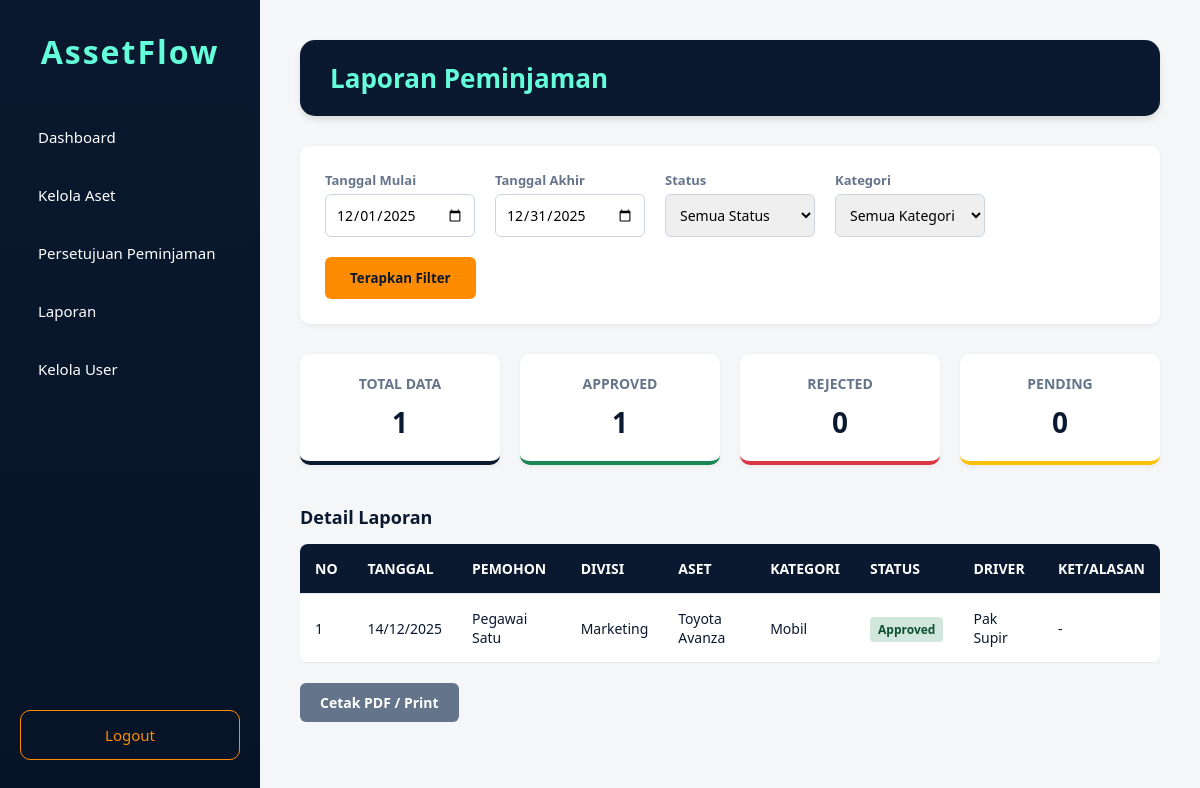
Screenshot of /laporan.php (signed in) with the database file from the repository.
### tables this page shows
CREATE TABLE `loans` (
  `id_loan` int(11) NOT NULL,
  `id_user` int(11) NOT NULL,
  `id_aset` int(11) NOT NULL,
  `driver_id` int(11) DEFAULT NULL,
  `tgl_pinjam` date NOT NULL,
  `tgl_kembali` date NOT NULL,
  `jam_keluar` datetime DEFAULT NULL,
  `jam_masuk` datetime DEFAULT NULL,
  `km_awal` int(11) DEFAULT NULL,
  `km_akhir` int(11) DEFAULT NULL,
  `kondisi_mobil` text DEFAULT NULL,
  `keterangan` text NOT NULL,
  `alasan_penolakan` text DEFAULT NULL,
  `status_loan` enum('pending','approved','rejected','on_loan','returned') NOT NULL DEFAULT 'pending'
);

CREATE TABLE `users` (
  `id_user` int(11) NOT NULL,
  `nama` varchar(100) NOT NULL,
  `email` varchar(100) NOT NULL,
  `password` varchar(255) NOT NULL,
  `role` enum('pegawai','hrga','satpam','supir') NOT NULL,
  `divisi` varchar(50) DEFAULT NULL
);

CREATE TABLE `assets` (
  `id_aset` int(11) NOT NULL,
  `nama_aset` varchar(100) NOT NULL,
  `kategori` enum('mobil','elektronik') NOT NULL,
  `plat_nomor` varchar(20) DEFAULT NULL,
  `status_aset` enum('tersedia','maintenance','rusak') NOT NULL DEFAULT 'tersedia',
  `gambar` varchar(255) DEFAULT NULL
);

### laporan.php (the view, shortened to what this page needs)
<?php
require_once 'database/db.php';
$start_date = $_GET['start_date'] ?? date('Y-m-01');
$end_date = $_GET['end_date'] ?? date('Y-m-t');
$query = "
    SELECT l.*, u.nama as pemohon, u.divisi, a.nama_aset, a.kategori, d.nama as driver
    FROM loans l
    JOIN users u ON l.id_user = u.id_user
    JOIN assets a ON l.id_aset = a.id_aset
    LEFT JOIN users d ON l.driver_id = d.id_user
    WHERE DATE(l.tgl_pinjam) BETWEEN ? AND ?
";
$params = [$start_date, $end_date];
$query .= " ORDER BY l.tgl_pinjam DESC";
$stmt = $conn->prepare($query);
$stmt->execute($params);
$reports = $stmt->fetchAll();
$total = count($reports);
$approved = 0;
$rejected = 0;
$pending = 0;
foreach($reports as $r) {
    switch($r['status_loan']) {
        case 'approved': $approved++; break;
    }
}
?>
<!DOCTYPE html>
<html>
<head>
    <link rel="stylesheet" href="css/laporan_adm.css">
</head>
<body>
    <div class="sidebar">
        <h2>AssetFlow</h2>
        <a href="admin_dashboard.php">Dashboard</a>
        <a href="kelola_aset.php">Kelola Aset</a>
        <a href="persetujuan.php">Persetujuan Peminjaman</a>
        <a href="laporan.php">Laporan</a>
        <a href="kelola_user.php">Kelola User</a>
        <a href="logout.php" class="logout">Logout</a>
    </div>
    <div class="main-content">
        <h1>Laporan Peminjaman</h1>
        <form method="GET" class="filter-card">
            <div class="filter-group">
                <label>Tanggal Mulai</label>
                <input type="date" name="start_date" value="<?= $start_date ?>">
            </div>
            <div class="filter-group">
                <label>Tanggal Akhir</label>
                <input type="date" name="end_date" value="<?= $end_date ?>">
            </div>
            <div class="filter-group">
                <label>Status</label>
                <select name="status">
                    <option value="">Semua Status</option>
                </select>
            </div>
            <div class="filter-group">
                <label>Kategori</label>
                <select name="kategori">
                    <option value="">Semua Kategori</option>
                </select>
            </div>
            <button type="submit" class="btn-filter">Terapkan Filter</button>
        </form>
        <div class="stats-container">
            <div class="stat-box stat-total">
                <h4>TOTAL DATA</h4>
                <div class="number"><?= $total ?></div>
            </div>
            <div class="stat-box stat-approved">
                <h4>APPROVED</h4>
                <div class="number"><?= $approved ?></div>
            </div>
            <div class="stat-box stat-rejected">
                <h4>REJECTED</h4>
                <div class="number"><?= $rejected ?></div>
            </div>
            <div class="stat-box stat-pending">
                <h4>PENDING</h4>
                <div class="number"><?= $pending ?></div>
            </div>
        </div>
        <h3>Detail Laporan</h3>
        <?php if(empty($reports)): ?>
            <p style="background:#fff; padding:20px; border-radius:8px;">Tidak ada data ditemukan untuk periode ini.</p>
        <?php else: ?>
            <div style="overflow-x:auto;">
                <table cellpadding="10">
                    <thead>
                        <tr>
                            <th>No</th>
                            <th>Tanggal</th>
                            <th>Pemohon</th>
                            <th>Divisi</th>
                            <th>Aset</th>
                            <th>Kategori</th>
                            <th>Status</th>
                            <th>Driver</th>
                            <th>Ket/Alasan</th>
                        </tr>
                    </thead>
                    <tbody>
                        <?php foreach($reports as $index => $r): ?>
                        <tr>
                            <td><?= $index+1 ?></td>
                            <td><?= date('d/m/Y', strtotime($r['tgl_pinjam'])) ?></td>
                            <td><?= htmlspecialchars($r['pemohon']) ?></td>
                            <td><?= $r['divisi'] ?></td>
                            <td><?= htmlspecialchars($r['nama_aset']) ?></td>
                            <td><?= ucfirst($r['kategori']) ?></td>
                            <td>
                                <span class="status-badge status-<?= $r['status_loan'] ?>">
                                    <?= ucfirst($r['status_loan']) ?>
                                </span>
                            </td>
                            <td><?= $r['driver'] ?: '-' ?></td>
                            <td><?= $r['alasan_penolakan'] ?: '-' ?></td>
                        </tr>
                        <?php endforeach; ?>
                    </tbody>
                </table>
            </div>
            <div class="export-buttons">
                <a href="javascript:window.print()" class="btn-print">Cetak PDF / Print</a>
            </div>
        <?php endif; ?>
    </div> </body>
</html>

### css/laporan_adm.css (style rules this page uses)
* { margin: 0; padding: 0; box-sizing: border-box; font-family: "Segoe UI", Tahoma, sans-serif; }
body { background-color: #F4F6F8; color: #0A192F; }
.sidebar { position: fixed; top: 0; left: 0; width: 260px; height: 100vh; background: linear-gradient(180deg, #0A192F, #071326); padding: 30px 20px; display: flex; flex-direction: column; z-index: 1000; }
.sidebar h2 { color: #64FFDA; font-size: 32px; text-align: center; margin-bottom: 40px; letter-spacing: 2px; }
.sidebar a { color: #FFFFFF; text-decoration: none; padding: 14px 18px; margin-bottom: 10px; border-radius: 10px; font-size: 15px; display: block; transition: 0.3s; }
.sidebar .logout { margin-top: auto; border: 1px solid #FF8C00; color: #FF8C00; text-align: center; }
.main-content { margin-left: 260px; padding: 40px; width: calc(100% - 260px); }
h1 { color: #64FFDA; background-color: #0A192F; padding: 20px 30px; border-radius: 15px; margin-bottom: 30px; font-size: 26px; box-shadow: 0 4px 6px rgba(0,0,0,0.1); }
h3 { color: #0A192F; margin-bottom: 15px; font-size: 18px; margin-top: 30px; }
.filter-card { background: #FFFFFF; padding: 25px; border-radius: 10px; box-shadow: 0 2px 5px rgba(0,0,0,0.05); display: flex; gap: 20px; align-items: flex-end; flex-wrap: wrap; margin-bottom: 30px; }
.filter-group { display: flex; flex-direction: column; }
.filter-group label { font-size: 13px; font-weight: 600; margin-bottom: 5px; color: #64748B; }
.filter-group input, .filter-group select { padding: 10px; border: 1px solid #CBD5E1; border-radius: 6px; font-size: 14px; min-width: 150px; }
.btn-filter { background-color: #FF8C00; color: #0A192F; padding: 10px 25px; border: none; border-radius: 6px; cursor: pointer; font-weight: bold; height: 42px; }
.stats-container { display: grid; grid-template-columns: repeat(4, 1fr); gap: 20px; margin-bottom: 40px; }
.stat-box { background: #FFFFFF; padding: 20px; border-radius: 10px; box-shadow: 0 2px 5px rgba(0,0,0,0.05); text-align: center; border-bottom: 4px solid #E2E8F0; }
.stat-box h4 { font-size: 14px; color: #64748B; margin-bottom: 10px; }
.stat-box .number { font-size: 28px; font-weight: bold; color: #0A192F; }
.stat-total { border-color: #0A192F; }
.stat-approved { border-color: #198754; }
.stat-rejected { border-color: #DC3545; }
.stat-pending { border-color: #FFC107; }
table { width: 100%; border-collapse: collapse; background: #FFFFFF; border-radius: 8px; overflow: hidden; box-shadow: 0 2px 5px rgba(0,0,0,0.05); }
table th, table td { padding: 15px; text-align: left; border-bottom: 1px solid #E2E8F0; font-size: 14px; }
table th { background-color: #0A192F; color: #FFFFFF; text-transform: uppercase; }
.status-badge { padding: 4px 8px; border-radius: 4px; font-size: 12px; font-weight: bold; text-transform: capitalize; }
.status-approved { background: #d1e7dd; color: #0f5132; }
.export-buttons { margin-top: 20px; }
.btn-print, .btn-excel { text-decoration: none; padding: 10px 20px; border-radius: 6px; font-size: 14px; font-weight: 600; display: inline-block; margin-right: 10px; }
.btn-print { background-color: #64748B; color: white; }

### rows the page displays
loans: tgl_pinjam "14/12/2025", id_user.nama "Pegawai Satu", id_user.divisi "Marketing", id_aset.nama_aset "Toyota Avanza", id_aset.kategori "Mobil", status_loan "Approved", driver.nama "Pak Supir", alasan_penolakan "-"

### other values shown
$total "1"
$approved "1"
$rejected "0"
$pending "0"
